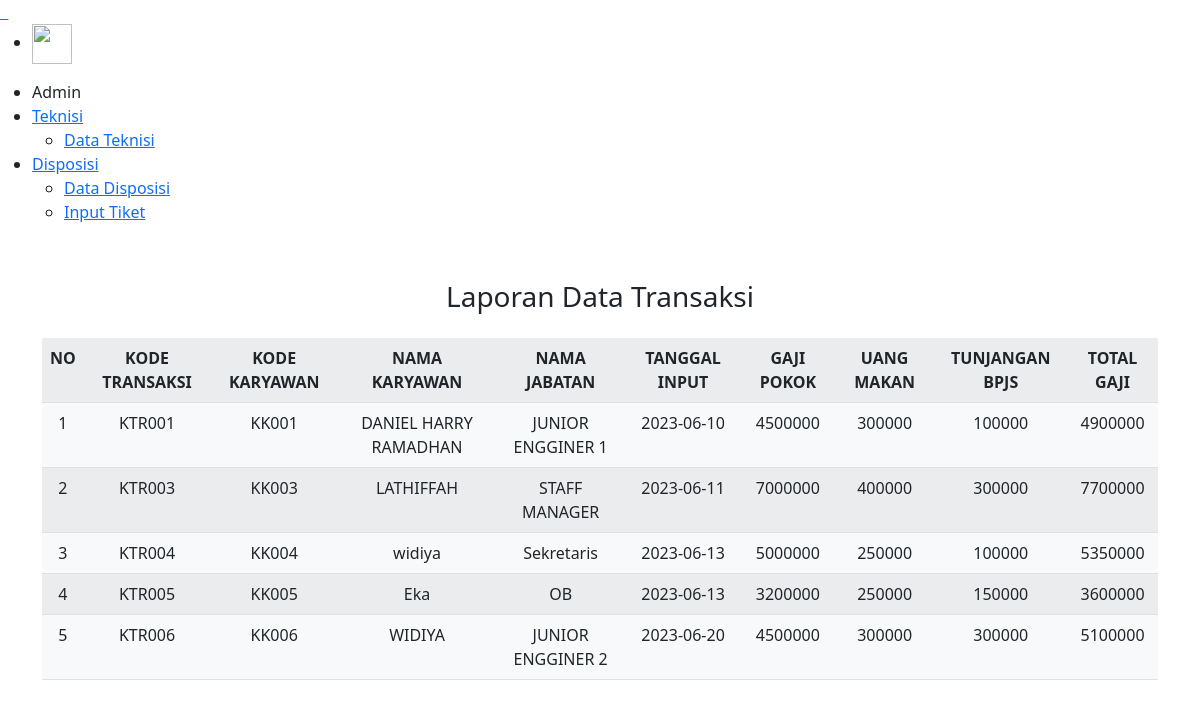
Screenshot of /laporan/laporan_data_Transaksi.php (signed in) with the database file from the repository.
### tables this page shows
CREATE TABLE `tb_transaksi` (
  `kodetransaksi` varchar(50) NOT NULL,
  `kodekaryawan` varchar(50) NOT NULL,
  `namakaryawan` varchar(50) NOT NULL,
  `namajabatan` varchar(50) NOT NULL,
  `tglinput` date NOT NULL,
  `gajipokok` int(50) NOT NULL,
  `uangmakan` int(50) NOT NULL,
  `tunjanganbpjs` int(50) NOT NULL,
  `totalgaji` int(50) NOT NULL
);

### laporan/laporan_data_Transaksi.php (the view, shortened to what this page needs)
<!DOCTYPE html>
<html>
<head>
    <link href="https://cdn.jsdelivr.net/npm/bootstrap@5.0.2/dist/css/bootstrap.min.css" rel="stylesheet"
>
</head>
<body>
    <?php include "../navbar.php"; ?>
    <main class="my-5">
        <div class="container">
            <div class="col-sm-12">
            <h3 class="text-center mb-4">Laporan Data Transaksi</h3>
                <table class="table table-striped text-center bg-light" style="border: 1;padding: 10px;">
                    <tr>
                        <th>NO</th>
                        <th>KODE TRANSAKSI</th>
                        <th>KODE KARYAWAN</th>
                        <th>NAMA KARYAWAN</th>
                        <th>NAMA JABATAN</th>
                        <th>TANGGAL INPUT</th>
                        <th>GAJI POKOK</th>
                        <th>UANG MAKAN</th>
                        <th>TUNJANGAN BPJS</th>
                        <th>TOTAL GAJI</th>
                    </tr>
                    <?php
                    $conn = open_connection();
                    $query = "SELECT kodetransaksi, kodekaryawan, namakaryawan, namajabatan, tglinput, gajipokok, uangmakan, tunjanganbpjs, totalgaji FROM tb_transaksi";
                    $hasil = mysqli_query($conn, $query);
                    $i = 1;
                    while ($row = mysqli_fetch_assoc($hasil)) {
                        echo "<tr>";
                        echo "<td>" . $i++ . "</td>";
                        echo "<td>" . $row['kodetransaksi'] . "</td>";
                        echo "<td>" . $row['kodekaryawan'] . "</td>";
                        echo "<td>" . $row['namakaryawan'] . "</td>";
                        echo "<td>" . $row['namajabatan'] . "</td>";
                        echo "<td>" . $row['tglinput'] . "</td>";
                        echo "<td>" . $row['gajipokok'] . "</td>";
                        echo "<td>" . $row['uangmakan'] . "</td>";
                        echo "<td>" . $row['tunjanganbpjs'] . "</td>";
                        echo "<td>" . $row['totalgaji'] . "</td>";
                        echo "</tr>";
                    }
                    ?>
                </table>
            </div>
        </div>
    </main>
</body>
</html>

### rows the page displays
tb_transaksi: kodetransaksi "KTR001", kodekaryawan "KK001", namakaryawan "DANIEL HARRY RAMADHAN", namajabatan "JUNIOR ENGGINER 1", tglinput "2023-06-10", gajipokok "4500000", uangmakan "300000", tunjanganbpjs "100000", totalgaji "4900000"
tb_transaksi: kodetransaksi "KTR003", kodekaryawan "KK003", namakaryawan "LATHIFFAH", namajabatan "STAFF MANAGER", tglinput "2023-06-11", gajipokok "7000000", uangmakan "400000", tunjanganbpjs "300000", totalgaji "7700000"
tb_transaksi: kodetransaksi "KTR004", kodekaryawan "KK004", namakaryawan "widiya", namajabatan "Sekretaris", tglinput "2023-06-13", gajipokok "5000000", uangmakan "250000", tunjanganbpjs "100000", totalgaji "5350000"
tb_transaksi: kodetransaksi "KTR005", kodekaryawan "KK005", namakaryawan "Eka", namajabatan "OB", tglinput "2023-06-13", gajipokok "3200000", uangmakan "250000", tunjanganbpjs "150000", totalgaji "3600000"
tb_transaksi: kodetransaksi "KTR006", kodekaryawan "KK006", namakaryawan "WIDIYA", namajabatan "JUNIOR ENGGINER 2", tglinput "2023-06-20", gajipokok "4500000", uangmakan "300000", tunjanganbpjs "300000", totalgaji "5100000"
